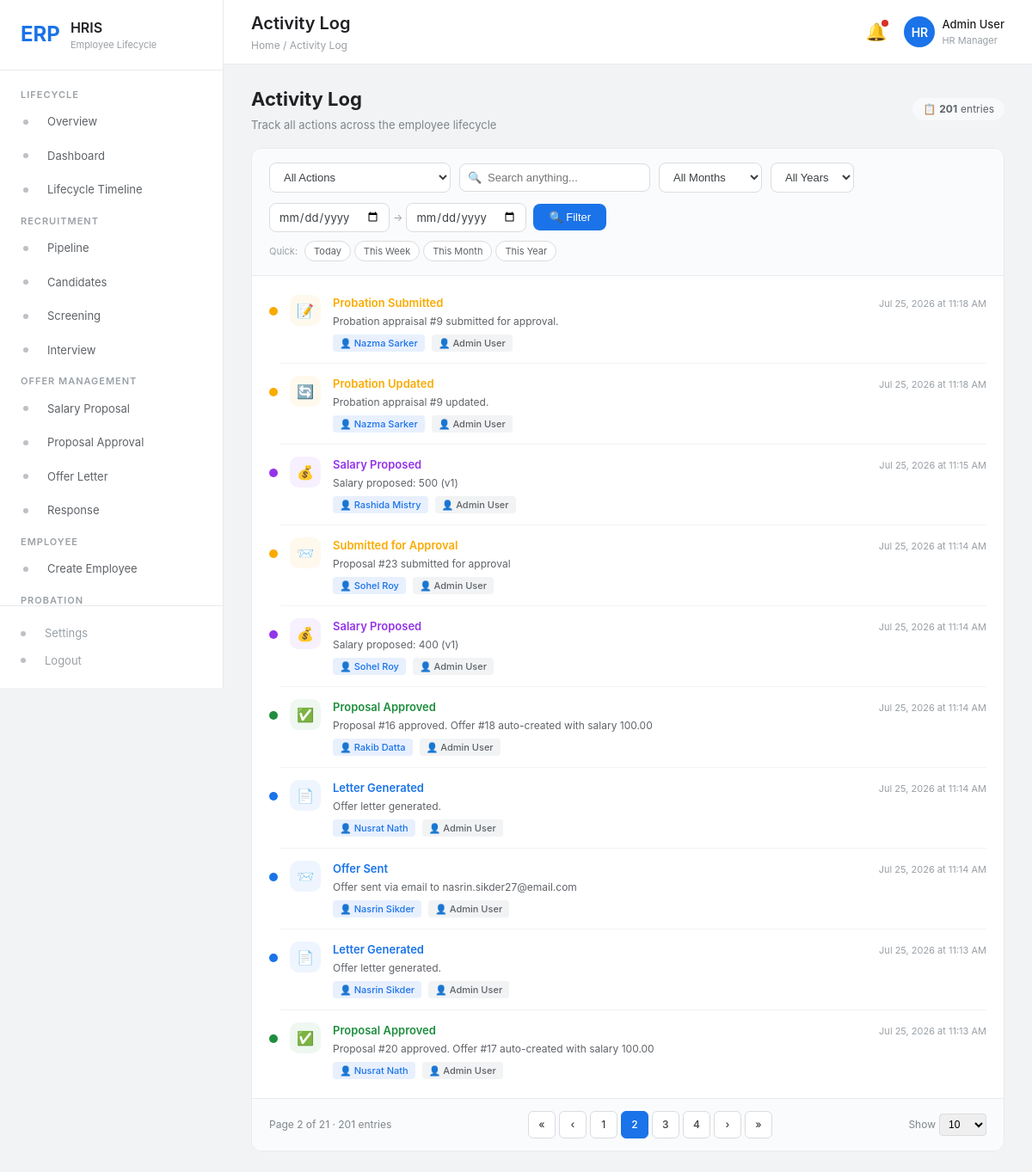
The page /activity/log.php?&page=2 on the database its author committed.
### tables this page shows
CREATE TABLE `elms_candidate_logs` (
  `id` int(11) NOT NULL,
  `candidate_id` int(11) NOT NULL,
  `action` varchar(50) NOT NULL,
  `from_status` varchar(30) DEFAULT NULL,
  `to_status` varchar(30) DEFAULT NULL,
  `notes` text DEFAULT NULL,
  `created_by` varchar(100) DEFAULT 'Admin User',
  `created_at` timestamp NOT NULL DEFAULT current_timestamp()
);

CREATE TABLE `elms_candidates` (
  `id` int(11) NOT NULL,
  `job_id` int(11) NOT NULL,
  `code` varchar(30) NOT NULL,
  `first_name` varchar(100) NOT NULL,
  `last_name` varchar(100) NOT NULL,
  `email` varchar(100) NOT NULL,
  `phone` varchar(30) DEFAULT NULL,
  `nid` varchar(50) DEFAULT NULL,
  `blood_group` varchar(10) DEFAULT NULL,
  `dob` date DEFAULT NULL,
  `gender` varchar(10) DEFAULT NULL,
  `present_address` text DEFAULT NULL,
  `permanent_address` text DEFAULT NULL,
  `current_salary` decimal(12,2) DEFAULT 0.00,
  `expected_salary` decimal(12,2) DEFAULT 0.00,
  `status_id` int(11) NOT NULL DEFAULT 1,
  `applied_at` datetime DEFAULT current_timestamp(),
  `created_at` timestamp NOT NULL DEFAULT current_timestamp(),
  `updated_at` timestamp NOT NULL DEFAULT current_timestamp() ON UPDATE current_timestamp()
);

### activity/log.php (the view, shortened to what this page needs)
<?php
$pdo = getDB();
$page = max(1, (int)($_GET['page'] ?? 1));
$perPage = max(1, (int)($_GET['perPage'] ?? 10));
$search = trim($_GET['search'] ?? '');
$dateFrom = $_GET['date_from'] ?? '';
$dateTo = $_GET['date_to'] ?? '';
$monthFilter = $_GET['month'] ?? '';
$yearFilter = $_GET['year'] ?? '';
$where = [];
$params = [];
$whereClause = $where ? 'WHERE ' . implode(' AND ', $where) : '';
$totalStmt = $pdo->prepare("SELECT COUNT(*) FROM elms_candidate_logs cl LEFT JOIN elms_candidates c ON cl.candidate_id = c.id $whereClause");
$totalStmt->execute($params);
$total = (int)$totalStmt->fetchColumn();
$totalPages = max(1, ceil($total / $perPage));
$offset = ($page - 1) * $perPage;
$logs = $pdo->prepare("
    SELECT cl.*, c.first_name, c.last_name
    FROM elms_candidate_logs cl
    LEFT JOIN elms_candidates c ON cl.candidate_id = c.id
    $whereClause
    ORDER BY cl.id DESC
    LIMIT $perPage OFFSET $offset
");
$logs->execute($params);
$logs = $logs->fetchAll();
$actCfg = [
    'candidate_applied'       => ['c'=>'#1a73e8','i'=>'&#x1F4E5;','t'=>'Applied'],
    'screening_shortlist'     => ['c'=>'#1e8e3e','i'=>'&#x1F50D;','t'=>'Shortlisted'],
    'screening_reject'        => ['c'=>'#d93025','i'=>'&#x274C;','t'=>'Rejected'],
    'screening_hold'          => ['c'=>'#f9ab00','i'=>'&#x23F3;','t'=>'Hold'],
    'interview_scheduled'     => ['c'=>'#1a73e8','i'=>'&#x1F91D;','t'=>'Scheduled'],
    'interview_pass'          => ['c'=>'#1e8e3e','i'=>'&#x2705;','t'=>'Passed'],
    'interview_fail'          => ['c'=>'#d93025','i'=>'&#x274C;','t'=>'Failed'],
    'interview_hold'          => ['c'=>'#f9ab00','i'=>'&#x23F3;','t'=>'Hold'],
    'interview_round_pass'    => ['c'=>'#1e8e3e','i'=>'&#x2705;','t'=>'Round Passed'],
    'salary_proposed'         => ['c'=>'#9334ea','i'=>'&#x1F4B0;','t'=>'Salary Proposed'],
    'salary_finalized'        => ['c'=>'#9334ea','i'=>'&#x2705;','t'=>'Salary Finalized'],
    'proposal_submitted_approval' => ['c'=>'#f9ab00','i'=>'&#x1F4E8;','t'=>'Submitted for Approval'],
    'proposal_approved'       => ['c'=>'#1e8e3e','i'=>'&#x2705;','t'=>'Proposal Approved'],
    'proposal_rejected'       => ['c'=>'#d93025','i'=>'&#x274C;','t'=>'Proposal Rejected'],
    'offer_created'           => ['c'=>'#1a73e8','i'=>'&#x1F4C4;','t'=>'Offer Created'],
    'offer_approved'          => ['c'=>'#1e8e3e','i'=>'&#x2705;','t'=>'Offer Approved'],
    'offer_sent'              => ['c'=>'#1a73e8','i'=>'&#x1F4E8;','t'=>'Offer Sent'],
    'offer_rejected_candidate'=> ['c'=>'#d93025','i'=>'&#x274C;','t'=>'Rejected by Candidate'],
    'offer_letter_generated'  => ['c'=>'#1a73e8','i'=>'&#x1F4C4;','t'=>'Letter Generated'],
    'probation_submitted'     => ['c'=>'#f9ab00','i'=>'&#x1F4DD;','t'=>'Probation Submitted'],
    'probation_updated'       => ['c'=>'#f9ab00','i'=>'&#x1F504;','t'=>'Probation Updated'],
    'probation_approved'      => ['c'=>'#1e8e3e','i'=>'&#x2705;','t'=>'Probation Approved'],
    'probation_rejected'      => ['c'=>'#d93025','i'=>'&#x274C;','t'=>'Probation Rejected'],
    'probation_completed'     => ['c'=>'#1e8e3e','i'=>'&#x1F389;','t'=>'Probation Completed'],
    'confirmed'               => ['c'=>'#1e8e3e','i'=>'&#x1F389;','t'=>'Confirmed'],
    'employee_created'        => ['c'=>'#1a73e8','i'=>'&#x1F464;','t'=>'Employee Created'],
];
function qs($exclude = []) {
    $p = $_GET;
    foreach ($exclude as $k) unset($p[$k]);
    return http_build_query($p);
}
?>
<div style="display:flex;align-items:center;justify-content:space-between;flex-wrap:wrap;gap:12px;margin-bottom:16px">
    <div>
        <h1 style="font-size:22px;font-weight:700;color:#202124;margin:0">Activity Log</h1>
        <p style="font-size:13px;color:#80868b;margin:4px 0 0">Track all actions across the employee lifecycle</p>
    </div>
    <div style="display:flex;align-items:center;gap:8px;flex-wrap:wrap">
        <span style="display:flex;align-items:center;gap:4px;padding:4px 12px;background:#f8f9fa;border-radius:20px;font-size:12px;color:#5f6368">&#x1F4CB; <strong><?=$total?></strong> entries</span>
    </div>
</div>
<div class="al-card">
    <div class="al-toolbar">
        <form method="GET" action="log.php">
            <div class="al-filter-row">
                <div class="al-filter-group">
                    <select name="action" class="al-select">
                        <option value="">All Actions</option>
                    </select>
                    <div class="al-search-wrap">
                        <span class="al-search-icon">&#x1F50D;</span>
                        <input type="text" name="search" class="al-input" placeholder="Search anything..." value="<?=htmlspecialchars($search)?>" autocomplete="off">
                    </div>
                    <select name="month" class="al-select" style="min-width:120px">
                        <option value="">All Months</option>
                    </select>
                    <select name="year" class="al-select" style="min-width:90px">
                        <option value="">All Years</option>
                    </select>
                </div>
                <div class="al-filter-actions">
                    <div class="al-date-range">
                        <input type="date" name="date_from" class="al-date" value="<?=htmlspecialchars($dateFrom)?>" title="From date">
                        <span style="color:#9aa0a6;font-size:12px">&rarr;</span>
                        <input type="date" name="date_to" class="al-date" value="<?=htmlspecialchars($dateTo)?>" title="To date">
                    </div>
                    <button type="submit" class="al-filter-btn">&#x1F50D; Filter</button>
                </div>
            </div>
            <div class="al-presets">
                <span style="font-size:11px;color:#9aa0a6;margin-right:4px">Quick:</span>
                <a href="?<?=qs(['date_from','date_to','month','year','page'])?>&date_from=<?=date('Y-m-d')?>&date_to=<?=date('Y-m-d')?>" class="al-preset <?=$dateFrom===date('Y-m-d')&&$dateTo===date('Y-m-d')&&!$monthFilter?'al-preset-active':''?>">Today</a>
                <a href="?<?=qs(['date_from','date_to','month','year','page'])?>&date_from=<?=date('Y-m-d',strtotime('monday this week'))?>&date_to=<?=date('Y-m-d',strtotime('sunday this week'))?>" class="al-preset">This Week</a>
                <a href="?<?=qs(['date_from','date_to','month','year','page'])?>&month=<?=date('n')?>&year=<?=date('Y')?>" class="al-preset <?=$monthFilter===date('n')&&$yearFilter===date('Y')?'al-preset-active':''?>">This Month</a>
                <a href="?<?=qs(['date_from','date_to','month','year','page'])?>&year=<?=date('Y')?>" class="al-preset <?=$yearFilter===date('Y')&&!$monthFilter?'al-preset-active':''?>">This Year</a>
            </div>
        </form>
    </div>
    <?php if ($logs): ?>
    <div class="al-list">
        <?php foreach ($logs as $log):
            $name = trim(($log['first_name']??'').' '.($log['last_name']??''));
            $cfg = $actCfg[$log['action']] ?? ['c'=>'#9aa0a6','i'=>'&#x2022;','t'=>ucfirst(str_replace('_',' ',$log['action']))];
        ?>
        <div class="al-row">
            <div class="al-dot-wrap">
                <div class="al-dot" style="background:<?=$cfg['c']?>"></div>
            </div>
            <div class="al-icon-box" style="background:<?=$cfg['c']?>12">
                <span><?=$cfg['i']?></span>
            </div>
            <div class="al-body">
                <div class="al-top">
                    <span class="al-action" style="color:<?=$cfg['c']?>"><?=$cfg['t']?></span>
                    <span class="al-time"><?=date('M j, Y',strtotime($log['created_at']))?> at <?=date('g:i A',strtotime($log['created_at']))?></span>
                </div>
                <div class="al-notes"><?=htmlspecialchars($log['notes']??'')?></div>
                <div class="al-meta">
                    <?php if ($name): ?>
                    <span class="al-tag al-tag-person">&#x1F464; <?=htmlspecialchars($name)?></span>
                    <?php endif; ?>
                    <span class="al-tag al-tag-user">&#x1F464; <?=htmlspecialchars($log['created_by']??'System')?></span>
                </div>
            </div>
        </div>
        <?php endforeach; ?>
    </div>
    <?php if ($totalPages > 1): ?>
    <div class="al-pagination">
        <div class="al-pg-info">Page <?=$page?> of <?=$totalPages?> &middot; <?=$total?> entries</div>
        <div class="al-pg-center">
            <a href="?<?=qs(['page'])?>&page=1" class="al-pg-btn <?=$page<=1?'al-pg-disabled':''?>">&laquo;</a>
            <a href="?<?=qs(['page'])?>&page=<?=max(1,$page-1)?>" class="al-pg-btn <?=$page<=1?'al-pg-disabled':''?>">&lsaquo;</a>
            <?php for ($p=max(1,$page-2); $p<=min($totalPages,$page+2); $p++): ?>
            <a href="?<?=qs(['page'])?>&page=<?=$p?>" class="al-pg-btn <?=$p===$page?'al-pg-active':''?>"><?=$p?></a>
            <?php endfor; ?>
            <a href="?<?=qs(['page'])?>&page=<?=min($totalPages,$page+1)?>" class="al-pg-btn <?=$page>=$totalPages?'al-pg-disabled':''?>">&rsaquo;</a>
            <a href="?<?=qs(['page'])?>&page=<?=$totalPages?>" class="al-pg-btn <?=$page>=$totalPages?'al-pg-disabled':''?>">&raquo;</a>
        </div>
        <div class="al-pg-rows">
            Show <select onchange="location.href='?<?=qs(['page','perPage'])?>&perPage='+this.value">
                <?php foreach ([10,20,50,100] as $n): ?>
                <option value="<?=$n?>" <?=$n===$perPage?'selected':''?>><?=$n?></option>
                <?php endforeach; ?>
            </select>
        </div>
    </div>
    <?php endif; ?>
    <?php endif; ?>
</div>
<?php
require_once __DIR__ . '/../includes/layout.php';

### css/style.css (style rules this page uses)
* { margin: 0; padding: 0; box-sizing: border-box; }
:root { --sidebar-bg: #ffffff; --sidebar-hover: #f1f3f4; --sidebar-active: #e8f0fe; --sidebar-width: 260px; --sidebar-collapsed: 60px; --primary: #1a73e8; --primary-dark: #1557b0; --success: #1e8e3e; --warning: #f9ab00; --danger: #d93025; --gray-50: #f8f9fa; --gray-100: #f1f3f4; --gray-200: #e8eaed; --gray-300: #dadce0; --gray-400: #bdc1c6; --gray-500: #9aa0a6; --gray-600: #80868b; --gray-700: #5f6368; --gray-800: #3c4043; --gray-900: #202124; --radius: 8px; --shadow: 0 1px 3px rgba(0,0,0,.12), 0 1px 2px rgba(0,0,0,.08); --shadow-lg: 0 4px 16px rgba(0,0,0,.12); --transition: all .2s ease; }
body { font-family: -apple-system, BlinkMacSystemFont, 'Segoe UI', Roboto, 'Helvetica Neue', Arial, sans-serif; background: var(--gray-100); color: var(--gray-900); font-size: 14px; line-height: 1.5; display: flex; min-height: 100vh; }

### rows shown on the page
elms_candidate_logs: action "📝", action "Probation Submitted", created_at "Jul 25, 2026", created_at "11:18 AM", notes "Probation appraisal #9 submitted for approval.", candidate.last_name "Nazma Sarker", created_by "Admin User"
elms_candidate_logs: action "🔄", action "Probation Updated", created_at "Jul 25, 2026", created_at "11:18 AM", notes "Probation appraisal #9 updated.", candidate.last_name "Nazma Sarker", created_by "Admin User"
elms_candidate_logs: action "💰", action "Salary Proposed", created_at "Jul 25, 2026", created_at "11:15 AM", notes "Salary proposed: 500 (v1)", candidate.last_name "Rashida Mistry", created_by "Admin User"
elms_candidate_logs: action "📨", action "Submitted for Approval", created_at "Jul 25, 2026", created_at "11:14 AM", notes "Proposal #23 submitted for approval", candidate.last_name "Sohel Roy", created_by "Admin User"
elms_candidate_logs: action "💰", action "Salary Proposed", created_at "Jul 25, 2026", created_at "11:14 AM", notes "Salary proposed: 400 (v1)", candidate.last_name "Sohel Roy", created_by "Admin User"
elms_candidate_logs: action "✅", action "Proposal Approved", created_at "Jul 25, 2026", created_at "11:14 AM", notes "Proposal #16 approved. Offer #18 auto-created with salary 100.00", candidate.last_name "Rakib Datta", created_by "Admin User"
elms_candidate_logs: action "📄", action "Letter Generated", created_at "Jul 25, 2026", created_at "11:14 AM", notes "Offer letter generated.", candidate.last_name "Nusrat Nath", created_by "Admin User"
elms_candidate_logs: action "📨", action "Offer Sent", created_at "Jul 25, 2026", created_at "11:14 AM", notes "Offer sent via email to nasrin.sikder27@email.com", candidate.last_name "Nasrin Sikder", created_by "Admin User"
elms_candidate_logs: action "📄", action "Letter Generated", created_at "Jul 25, 2026", created_at "11:13 AM", notes "Offer letter generated.", candidate.last_name "Nasrin Sikder", created_by "Admin User"
elms_candidate_logs: action "✅", action "Proposal Approved", created_at "Jul 25, 2026", created_at "11:13 AM", notes "Proposal #20 approved. Offer #17 auto-created with salary 100.00", candidate.last_name "Nusrat Nath", created_by "Admin User"

### other values the page prints
APP_SHORT "HRIS"
$label "LIFECYCLE"
$item['text'] "Overview"
$item['text'] "Dashboard"
$item['text'] "Lifecycle Timeline"
$label "RECRUITMENT"
$item['text'] "Pipeline"
$item['text'] "Candidates"
$item['text'] "Screening"
$item['text'] "Interview"
$label "OFFER MANAGEMENT"
$item['text'] "Salary Proposal"
$item['text'] "Proposal Approval"
$item['text'] "Offer Letter"
$item['text'] "Response"
